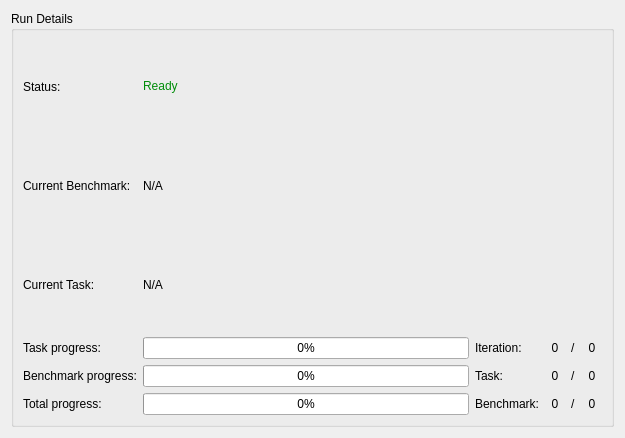
<?xml version="1.0" encoding="UTF-8"?>
<ui version="4.0">
 <class>Elpida::BenchmarkRunnerStatusView</class>
 <widget class="QWidget" name="Elpida::BenchmarkRunnerStatusView">
  <property name="geometry">
   <rect>
    <x>0</x>
    <y>0</y>
    <width>625</width>
    <height>438</height>
   </rect>
  </property>
  <property name="windowTitle">
   <string>Form</string>
  </property>
  <layout class="QHBoxLayout" name="horizontalLayout">
   <item>
    <widget class="QGroupBox" name="bgRunDetails">
     <property name="title">
      <string>Run Details</string>
     </property>
     <layout class="QGridLayout" name="gridLayout">
      <item row="4" column="2">
       <widget class="QLabel" name="lblBenchmarkTask">
        <property name="text">
         <string>Task:</string>
        </property>
       </widget>
      </item>
      <item row="4" column="5">
       <widget class="QLabel" name="lblBenchmarkTaskMaxValue">
        <property name="minimumSize">
         <size>
          <width>20</width>
          <height>0</height>
         </size>
        </property>
        <property name="text">
         <string>0</string>
        </property>
        <property name="alignment">
         <set>Qt::AlignCenter</set>
        </property>
       </widget>
      </item>
      <item row="4" column="4">
       <widget class="QLabel" name="lblBenchmarkTaskSlash">
        <property name="text">
         <string>/</string>
        </property>
       </widget>
      </item>
      <item row="3" column="4">
       <widget class="QLabel" name="lblIterationSlash">
        <property name="text">
         <string>/</string>
        </property>
       </widget>
      </item>
      <item row="5" column="3">
       <widget class="QLabel" name="lblBenchmarksCurrentValue">
        <property name="minimumSize">
         <size>
          <width>20</width>
          <height>0</height>
         </size>
        </property>
        <property name="text">
         <string>0</string>
        </property>
        <property name="alignment">
         <set>Qt::AlignCenter</set>
        </property>
       </widget>
      </item>
      <item row="0" column="1">
       <widget class="QLabel" name="lblSatusValue">
        <property name="text">
         <string>&lt;span style=&quot;color:#008d09;&quot;&gt;Ready&lt;/span&gt;</string>
        </property>
       </widget>
      </item>
      <item row="4" column="3">
       <widget class="QLabel" name="lblBenchmarkTaskCurrentValue">
        <property name="minimumSize">
         <size>
          <width>20</width>
          <height>0</height>
         </size>
        </property>
        <property name="text">
         <string>0</string>
        </property>
        <property name="alignment">
         <set>Qt::AlignCenter</set>
        </property>
       </widget>
      </item>
      <item row="2" column="1">
       <widget class="QLabel" name="lblCurrentTaskName">
        <property name="text">
         <string>N/A</string>
        </property>
       </widget>
      </item>
      <item row="3" column="0">
       <widget class="QLabel" name="lblTaskProgress">
        <property name="text">
         <string>Task progress:</string>
        </property>
       </widget>
      </item>
      <item row="5" column="2">
       <widget class="QLabel" name="lblBenchmarks">
        <property name="text">
         <string>Benchmark:</string>
        </property>
       </widget>
      </item>
      <item row="4" column="1">
       <widget class="QProgressBar" name="pbBenchmarkProgress">
        <property name="value">
         <number>0</number>
        </property>
       </widget>
      </item>
      <item row="3" column="5">
       <widget class="QLabel" name="lblIterationMaxValue">
        <property name="minimumSize">
         <size>
          <width>20</width>
          <height>0</height>
         </size>
        </property>
        <property name="text">
         <string>0</string>
        </property>
        <property name="alignment">
         <set>Qt::AlignCenter</set>
        </property>
       </widget>
      </item>
      <item row="3" column="3">
       <widget class="QLabel" name="lblIterationCurrentValue">
        <property name="minimumSize">
         <size>
          <width>20</width>
          <height>0</height>
         </size>
        </property>
        <property name="text">
         <string>0</string>
        </property>
        <property name="alignment">
         <set>Qt::AlignCenter</set>
        </property>
       </widget>
      </item>
      <item row="3" column="2">
       <widget class="QLabel" name="lblIteration">
        <property name="text">
         <string>Iteration:</string>
        </property>
       </widget>
      </item>
      <item row="0" column="0">
       <widget class="QLabel" name="lblStatus">
        <property name="text">
         <string>Status:</string>
        </property>
       </widget>
      </item>
      <item row="5" column="5">
       <widget class="QLabel" name="lblBenchmarksMaxValue">
        <property name="minimumSize">
         <size>
          <width>20</width>
          <height>0</height>
         </size>
        </property>
        <property name="text">
         <string>0</string>
        </property>
        <property name="alignment">
         <set>Qt::AlignCenter</set>
        </property>
       </widget>
      </item>
      <item row="1" column="1">
       <widget class="QLabel" name="lblCurrentBenchmarkName">
        <property name="text">
         <string>N/A</string>
        </property>
       </widget>
      </item>
      <item row="3" column="1">
       <widget class="QProgressBar" name="pbTaskProgress">
        <property name="value">
         <number>0</number>
        </property>
       </widget>
      </item>
      <item row="1" column="0">
       <widget class="QLabel" name="lblCurrentBenchmark">
        <property name="text">
         <string>Current Benchmark:</string>
        </property>
       </widget>
      </item>
      <item row="5" column="4">
       <widget class="QLabel" name="lblBenchmarksSlash">
        <property name="text">
         <string>/</string>
        </property>
       </widget>
      </item>
      <item row="5" column="1">
       <widget class="QProgressBar" name="pbTotalProgress">
        <property name="value">
         <number>0</number>
        </property>
       </widget>
      </item>
      <item row="5" column="0">
       <widget class="QLabel" name="lblTotalProgress">
        <property name="text">
         <string>Total progress:</string>
        </property>
       </widget>
      </item>
      <item row="2" column="0">
       <widget class="QLabel" name="lblCurrentTask">
        <property name="text">
         <string>Current Task:</string>
        </property>
       </widget>
      </item>
      <item row="4" column="0">
       <widget class="QLabel" name="lblBenchmarkProgress">
        <property name="text">
         <string>Benchmark progress:</string>
        </property>
       </widget>
      </item>
     </layout>
    </widget>
   </item>
  </layout>
 </widget>
 <resources/>
 <connections/>
</ui>
